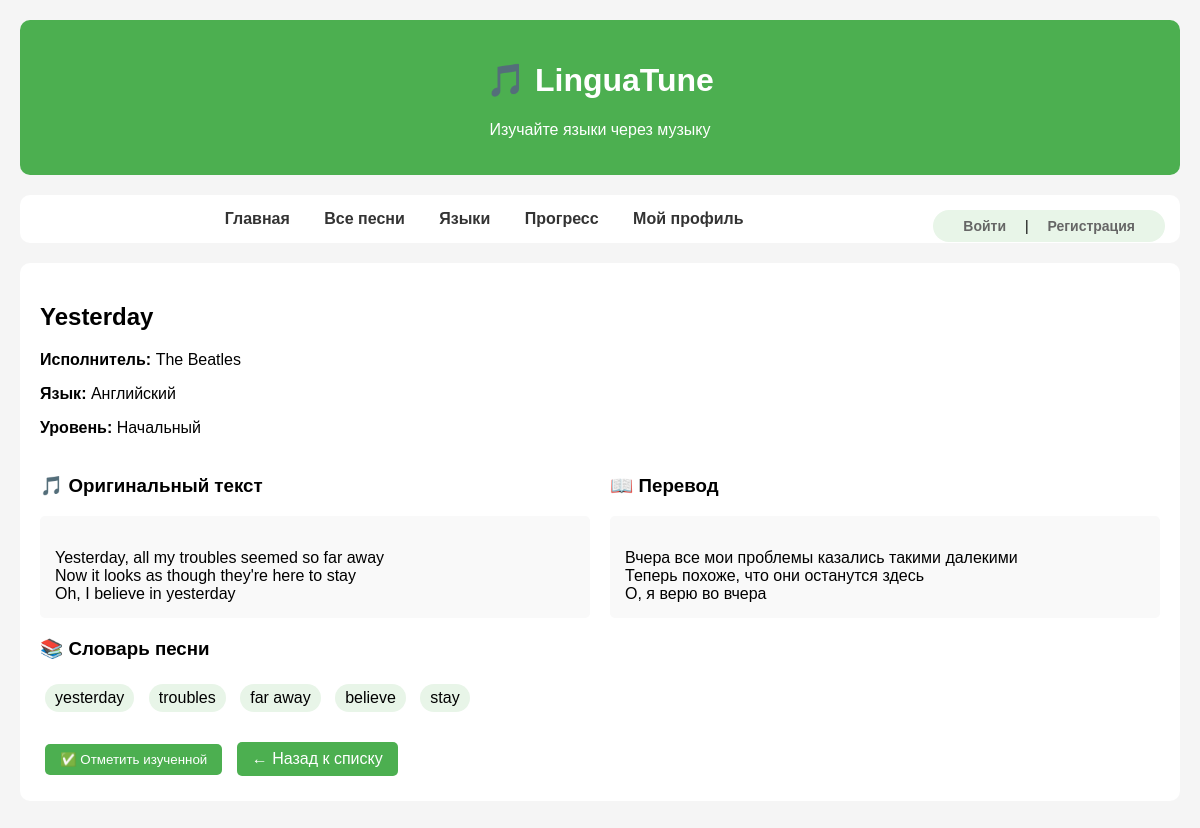
/song/1, run on the app's committed database.
### models/songs.py (models this page shows)
class SongBase(SQLModel):
    title: str
    artist: str
    language: str
    lyrics_original: str
    lyrics_translation: str
    difficulty: str
    vocabulary: List[str] = []
    duration: int

class Song(SongBase, table=True):
    id: Optional[int] = Field(default=None, primary_key=True)
    title: str = Field(index=True)
    artist: str = Field(index=True)
    language: str = Field(index=True)
    lyrics_original: str
    lyrics_translation: str
    difficulty: str = Field(default="intermediate")
    vocabulary: List[str] = Field(
        default_factory=list,
        sa_column=Column(JSON)
    )
    duration: int = Field(default=180)
    genre: Optional[str] = None
    year: Optional[int] = None
    class Config:
        arbitrary_types_allowed = True

### main.py (the view)
@app.get("/song/{song_id}", response_class=HTMLResponse)
async def read_song(
    request: Request,
    song_id: int,
    session: Session = Depends(get_session)
):
    global current_user
    statement = select(Song).where(Song.id == song_id)
    song = session.exec(statement).first()
    if not song:
        return templates.TemplateResponse("error.html", {
            "request": request,
            "message": "Песня не найдена",
            "user_email": current_user
        })
    is_learned = False
    if current_user:
        user_statement = select(User).where(User.email == current_user)
        user = session.exec(user_statement).first()
        if user and song_id in user.learned_songs:
            is_learned = True
    song_dict = song.dict()
    song_dict["is_learned"] = is_learned
    return templates.TemplateResponse("song_detail.html", {
        "request": request,
        "song": song_dict,
        "user_email": current_user
    })

### templates/song_detail.html (shortened to what this page needs)
{% extends "base.html" %}
{% block content %}
<h2>{{ song.title }}{% if song.is_learned %} ✅{% endif %}</h2>
<p><strong>Исполнитель:</strong> {{ song.artist }}</p>
<p><strong>Язык:</strong>
    {% if song.language == 'en' %}🇬🇧 Английский
    {% elif song.language == 'es' %}🇪🇸 Испанский
    {% elif song.language == 'fr' %}🇫🇷 Французский
    {% elif song.language == 'de' %}🇩🇪 Немецкий
    {% else %}{{ song.language }}{% endif %}
</p>
<p><strong>Уровень:</strong>
    {% if song.difficulty == 'beginner' %}Начальный
    {% elif song.difficulty == 'intermediate' %}Средний
    {% elif song.difficulty == 'advanced' %}Продвинутый
    {% else %}{{ song.difficulty }}{% endif %}
</p>
<div style="display: grid; grid-template-columns: 1fr 1fr; gap: 20px; margin-top: 20px;">
    <div>
        <h3>🎵 Оригинальный текст</h3>
        <div style="background: #f9f9f9; padding: 15px; border-radius: 5px; white-space: pre-line;">
            {{ song.lyrics_original }}
        </div>
    </div>
    <div>
        <h3>📖 Перевод</h3>
        <div style="background: #f9f9f9; padding: 15px; border-radius: 5px; white-space: pre-line;">
            {{ song.lyrics_translation }}
        </div>
    </div>
</div>
<div style="margin-top: 20px;">
    <h3>📚 Словарь песни</h3>
    <div>
        {% for word in song.vocabulary %}
        <span style="background: #e8f5e8; padding: 5px 10px; margin: 5px; border-radius: 15px; display: inline-block;">
            {{ word }}
        </span>
        {% endfor %}
    </div>
</div>
<div style="margin-top: 20px;">
    {% if user_email %}
        {% if not song.is_learned %}
            <a href="/learn/{{ song.id }}" class="btn">✅ Отметить изученной</a>
        {% else %}
            <button class="btn" disabled>✅ Уже изучено</button>
        {% endif %}
    {% else %}
        <button class="btn" disabled title="Войдите чтобы отмечать песни">✅ Отметить изученной</button>
    {% endif %}
    <a href="/songs" class="btn">← Назад к списку</a>
</div>
{% endblock %}

### templates/base.html (style rules this page uses)
body { font-family: Arial, sans-serif; max-width: 1200px; margin: 0 auto; padding: 20px; background: #f5f5f5; }
.btn { background: #4CAF50; color: white; padding: 8px 15px; border: none; border-radius: 5px; cursor: pointer; margin: 5px; text-decoration: none; display: inline-block; }

### data on the page
Song: title "Yesterday", artist "The Beatles", language "Английский", lyrics_original "Yesterday, all my troubles seemed so far away Now it looks as though they're here to stay Oh, I believe in yesterday", lyrics_translation "Вчера все мои проблемы казались такими далекими Теперь похоже, что они останутся здесь О, я верю во вчера"

### other printed values
{{ word }} "yesterday" "troubles" "far away" "believe" "stay"
